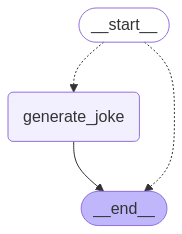

Reproduce this figure in Python.
import io
from typing import TypedDict, Annotated
from langgraph.graph import StateGraph
from langgraph.types import Send
from operator import add
from langgraph.graph import START, END
from PIL import Image


class OverallState(TypedDict):
    subjects: list[str]
    jokes: Annotated[list[str], add]


def continue_to_jokes(state: OverallState):
    return [Send("generate_joke", {"subject": s}) for s in state['subjects']]


graph = StateGraph(OverallState)
graph.add_node("generate_joke", lambda state: {"jokes": [f"joke about {state['subject']}"]})
graph.add_conditional_edges(START, continue_to_jokes)
graph.add_edge("generate_joke", END)

app = graph.compile()
print(app.invoke({"subjects": ["life", "travel"]}))

# img = app.get_graph().draw_mermaid_png()
# image =Image.open(io.BytesIO(img))
# image.save("./send.png")
